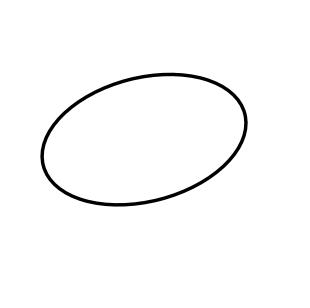
#> input picture datasets/closed_shapes_dataset/test/shape_test_0001.jpg, 310 x 308 px; its folder holds only this picture in this run
$ python -i environment.py   (imports and definitions only)
#> lines starting #> are read from the running program, lines starting #| are printed output that depends on the picture; after the words box and inside, x2 and y2 are one past the last pixel; in counts of white or black regions, pixels touching at a corner belong together
from __future__ import annotations

import cv2
import numpy as np
from typing import Optional, Tuple
from pathlib import Path


class BeadEnvironment:

    ARENA     = 10.0
    BEAD_R    = 0.15
    BOUNDARY  = ARENA - BEAD_R
    MAX_STEPS = 3500

    # Physics
    ACCEL     = 10.0
    MAX_SPEED = 7.0
    FRICTION  = 7.0
    BOUNCE    = 0.15
    DT        = 0.016

    # Coverage
    COV_RADIUS = 0.18
    STRICT_RADIUS = 0.10
    ACCEL_RADIUS = 4.3

    # Reward weights
    R_APPROACH    =  0.10
    R_WAYPOINT    =  0.40
    R_PRECISION   =  0.25   # Gaussian centering reward exp(-(e_lat/0.08)^2)
    R_TANGENT     =  0.15   # Forward velocity alignment with path tangent
    R_TRACK_ERR   = -0.05
    R_OFF_CURVE   = -0.10
    R_BACKTRACK   = -0.05
    R_BOUNDARY    = -0.50
    R_SMOOTH      = -0.005
    R_STEP        = -0.001
    R_COMPLETION  = 50.0
    R_PARTIAL80   = 15.0
    R_INCOMPLETE  = -5.0

    def __init__(self, image_path: Optional[str | list | tuple] = None, seed: int = 42):
        np.random.seed(seed)
        self.seed = seed

        self.pos_x = self.pos_y = 0.0
        self.vel_x = self.vel_y = 0.0
        self.step_count = 0

        self.path_points: np.ndarray = np.empty((0, 2), dtype=float)
        self.path_breaks: set[int]   = set()
        self.covered_points: set[int] = set()

        self.waypoint_idx = 0
        self.prev_dist    = 0.0
        self.prev_action  = np.zeros(2, np.float32)
        self.hit_boundary = False
        self.last_reward_components = self._empty_reward_components()
        self.strict_covered_points: set[int] = set()
        self.no_progress_steps = 0

        self.image_paths = []
        if image_path:
            self._init_image_paths(image_path)
            if self.image_paths:
                self.load_contours(str(np.random.choice(self.image_paths)))
            else:
                self._create_default_path()
        else:
            self._create_default_path()

    # [36 lines left out: functions _resolve_candidate, _init_image_paths, not called in this run]

    def _create_default_path(self):
        t = np.linspace(0, 2*np.pi, 120, endpoint=False)
        self.path_points = np.stack([4.0*np.cos(t), 4.0*np.sin(t)], 1).astype(float)
        self.path_breaks = set()

    def load_contours(self, image_path: str):
        p = Path(image_path)

        # Resolve directory input by selecting a random image file from within it
        if p.is_dir():
            valid_images = []
            for ext in ('*.jpg', '*.jpeg', '*.png', '*.JPG', '*.PNG'):
                valid_images.extend(list(p.glob(ext)))
            if not valid_images:
                print(f"Warning: No valid images found in {image_path}")
                self._create_default_path()
                return
            image_path = str(np.random.choice(valid_images))

        img = cv2.imread(image_path)
#> img is the input picture: shape (308, 310, 3); min 0, max 255, mean 250.1
        if img is None:
            print(f"Warning: cannot load {image_path}")
            self._create_default_path()
            return

        img  = self._resize_img(img)
        h, w = img.shape[:2]
        fg   = self._foreground_mask(img)
        ratio= cv2.countNonZero(fg) / max(1, fg.size)

        paths = self._extract_stroke_paths(fg) if ratio <= 0.20 else []
        if not paths:
            paths = self._extract_contour_paths(fg)
        if not paths:
            self._create_default_path(); return

        infos = [(self._path_length(self._to_arena(p,w,h)), self._to_arena(p,w,h))
                 for p in paths]
        infos = [(l,p) for l,p in infos if l >= 0.1]
        if not infos:
            self._create_default_path(); return

        infos.sort(key=lambda x: x[0], reverse=True)
        total_len = sum(l for l,_ in infos)
        resampled, self.path_breaks = [], set()
        for ln, pts in infos:
            n  = max(20, int(350*ln/total_len))
            rp = self._resample(pts, n)
            if resampled:
                self.path_breaks.add(sum(len(p) for p in resampled))
            resampled.append(rp)

        self.path_points = np.vstack(resampled).astype(float)

    @staticmethod
    def _resize_img(img, max_dim=1200):
#> called with max_dim = 1200
        h,w=img.shape[:2]; m=max(h,w)
#> after `h, w = img.shape[:2]`: h = 308; w = 310
#> after `m = max(h, w)`: m = 310
        if m<=max_dim: return img
        s=max_dim/m
        return cv2.resize(img,(max(1,round(w*s)),max(1,round(h*s))),interpolation=cv2.INTER_AREA)

    @staticmethod
    def _foreground_mask(img):
        gray=cv2.cvtColor(img,cv2.COLOR_BGR2GRAY)
        blurred=cv2.GaussianBlur(gray,(5,5),0)
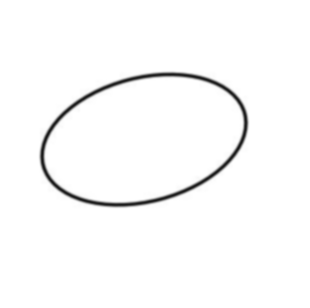
#> blurred: shape (308, 310); min 25, max 255, mean 250.1
        border=np.concatenate([blurred[0,:],blurred[-1,:],blurred[:,0],blurred[:,-1]])
#> border = 1236 values from 255 to 255
        mode=cv2.THRESH_BINARY_INV if np.median(border)>=127 else cv2.THRESH_BINARY
#> mode = 1
        _,fg=cv2.threshold(blurred,0,255,mode+cv2.THRESH_OTSU)
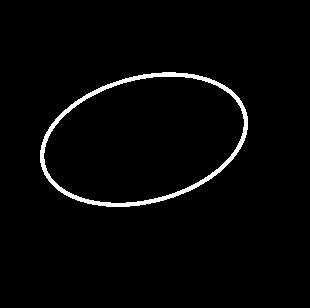
#> fg: shape (308, 310); 2.4% white; 1 white region, box (x1, y1, x2, y2) and area: (40, 72, 248, 207) 2295
#> in load_contours, `ratio= cv2.countNonZero(fg) / max(1, fg.size)`: ratio = 0.024
        return cv2.morphologyEx(fg,cv2.MORPH_CLOSE,np.ones((3,3),np.uint8))

    def _extract_stroke_paths(self, fg):
        skel=self._zhang_suen(fg)
        n,lbl,stats,_=cv2.connectedComponentsWithStats(skel,connectivity=8)
        paths=[]
        for cid in range(1,n):
            if stats[cid,cv2.CC_STAT_AREA]<10: continue
            mask=(lbl==cid).astype(np.uint8)
            op=self._order_skeleton(mask)
            if len(op)>=2: paths.append(op)
        return paths

    # [10 lines left out: function _extract_contour_paths, not called in this run]

    @staticmethod
    def _zhang_suen(fg,max_iter=200):
#> called with max_iter = 200
        img=(fg>0).astype(np.uint8); img[[0,-1],:]=0; img[:,[0,-1]]=0
        def T(a,b): return ((a==0)&(b==1)).astype(np.uint8)
        for _ in range(max_iter):
            changed=False
            for step in(0,1):
                p2=img[:-2,1:-1];p3=img[:-2,2:];p4=img[1:-1,2:];p5=img[2:,2:]
                p6=img[2:,1:-1];p7=img[2:,:-2];p8=img[1:-1,:-2];p9=img[:-2,:-2];p1=img[1:-1,1:-1]
                nc=p2+p3+p4+p5+p6+p7+p8+p9
                tc=T(p2,p3)+T(p3,p4)+T(p4,p5)+T(p5,p6)+T(p6,p7)+T(p7,p8)+T(p8,p9)+T(p9,p2)
                if step==0: rm=(p1==1)&(nc>=2)&(nc<=6)&(tc==1)&((p2*p4*p6)==0)&((p4*p6*p8)==0)
                else:       rm=(p1==1)&(nc>=2)&(nc<=6)&(tc==1)&((p2*p4*p8)==0)&((p2*p6*p8)==0)
                if np.any(rm): img[1:-1,1:-1][rm]=0; changed=True
            if not changed: break
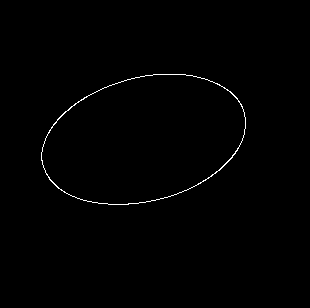
#> img: shape (308, 310); values 0 (black) and 1 (white), 0.59% white in thin lines or dots, all inside (x1, y1, x2, y2) = (41, 74, 246, 205)
#> p2: shape (306, 308); values 0 (black) and 1 (white), 0.6% white in thin lines or dots, all inside (x1, y1, x2, y2) = (40, 74, 245, 205)
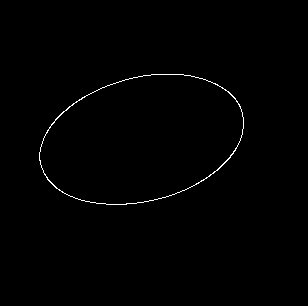
#> p3: shape (306, 308); values 0 (black) and 1 (white), 0.6% white in thin lines or dots, all inside (x1, y1, x2, y2) = (39, 74, 244, 205)
#> p4: shape (306, 308); values 0 (black) and 1 (white), 0.6% white in thin lines or dots, all inside (x1, y1, x2, y2) = (39, 73, 244, 204)
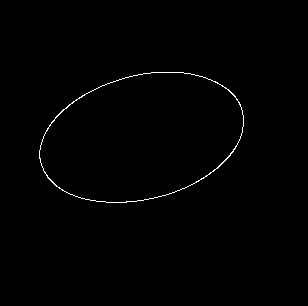
#> p5: shape (306, 308); values 0 (black) and 1 (white), 0.6% white in thin lines or dots, all inside (x1, y1, x2, y2) = (39, 72, 244, 203)
#> p6: shape (306, 308); values 0 (black) and 1 (white), 0.6% white in thin lines or dots, all inside (x1, y1, x2, y2) = (40, 72, 245, 203)
#> p7: shape (306, 308); values 0 (black) and 1 (white), 0.6% white in thin lines or dots, all inside (x1, y1, x2, y2) = (41, 72, 246, 203)
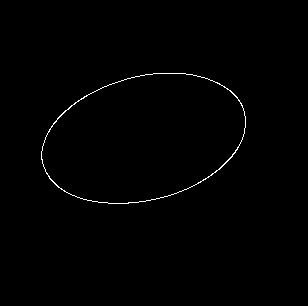
#> p8: shape (306, 308); values 0 (black) and 1 (white), 0.6% white in thin lines or dots, all inside (x1, y1, x2, y2) = (41, 73, 246, 204)
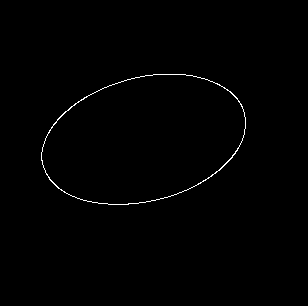
#> p9: shape (306, 308); values 0 (black) and 1 (white), 0.6% white in thin lines or dots, all inside (x1, y1, x2, y2) = (41, 74, 246, 205)
#> in _extract_stroke_paths, `n,lbl,stats,_=cv2.connectedComponentsWithStats(skel,connectivity=8)`: n = 2; stats = [[0, 0, 310, 308, 94916], [41, 74, 205, 131, 564]]
#> the loop in _extract_stroke_paths, `for cid in range(1,n):` made 1 pass
        return img

    @staticmethod
    def _order_skeleton(mask):
        pixels=[tuple(map(int,p)) for p in np.argwhere(mask>0)]
        if len(pixels)<=1: return np.empty((0,2),float)
        pset=set(pixels)
        off=[(-1,-1),(-1,0),(-1,1),(0,-1),(0,1),(1,-1),(1,0),(1,1)]
        def nbrs(p): y,x=p; return [n for n in[(y+dy,x+dx) for dy,dx in off] if n in pset]
        degs={p:len(nbrs(p)) for p in pixels}
        eps=[p for p,d in degs.items() if d==1]
        start=min(eps or pixels,key=lambda p:(p[1],p[0]))
        path,vis,prev,cur=[start],{start},None,start
        for _ in range(len(pixels)+2):
            cands=[n for n in nbrs(cur) if n!=prev]
            unvis=[n for n in cands if n not in vis]
            if not unvis:
                if not eps and start in cands and len(path)>2: path.append(start)
                break
            def sc(n,prev=prev,cur=cur):
                if prev is None: return(n[1],n[0])
                dy0,dx0=cur[0]-prev[0],cur[1]-prev[1]; dy1,dx1=n[0]-cur[0],n[1]-cur[1]
                n0=max(1e-6,(dy0**2+dx0**2)**.5); n1=max(1e-6,(dy1**2+dx1**2)**.5)
                return(-(dy0*dy1+dx0*dx1)/(n0*n1),n1)
            nxt=min(unvis,key=sc); prev,cur=cur,nxt; path.append(cur); vis.add(cur)
        return np.array([[x,y] for y,x in path],float)

    def _to_arena(self,pts,w,h):
        s=(2*self.BOUNDARY)/max(1,w-1,h-1)
        out=np.empty_like(pts,float)
        out[:,0]=(pts[:,0]-(w-1)/2)*s; out[:,1]=((h-1)/2-pts[:,1])*s
        return out

    @staticmethod
    def _path_length(pts):
        if len(pts)<=1: return 0.0
        return float(np.sum(np.linalg.norm(np.diff(pts,axis=0),axis=1)))

    @staticmethod
    def _resample(pts, n):
        if len(pts)<=1: return pts
        d=np.sqrt(np.sum(np.diff(pts,axis=0)**2,axis=1))
        cum=np.concatenate([[0],np.cumsum(d)]); tot=cum[-1]
        if tot==0: return pts
        ts=np.linspace(0,tot,n)
        idx=np.clip(np.searchsorted(cum,ts)-1,0,len(pts)-2)
        seg=np.where(cum[idx+1]-cum[idx]>0,(ts-cum[idx])/(cum[idx+1]-cum[idx]+1e-12),0)
        return pts[idx]+seg[:,None]*(pts[idx+1]-pts[idx])

    # [246 lines left out: functions reset, step, _observe, _dist_to_waypoint, _local_path_info, _reward and 1 more, not called in this run]

    def get_coverage(self): return self.waypoint_idx / max(1, len(self.path_points) - 1)

    @staticmethod
    def _empty_reward_components():
        return {k:0.0 for k in
                ["approach","waypoint","precision","tangent","tracking_error",
                 "off_curve","backtrack","boundary","smooth","step_cost",
                 "completion","partial80","incomplete","total"]}

    # [20 lines left out: functions _get_episode_reward, _find_closest_path_point, calculate_trace_reward, not called in this run]

>>> result = BeadEnvironment().load_contours('../datasets/closed_shapes_dataset/test/shape_test_0001.jpg')
#> the loop in load_contours, `for ln, pts in infos:` made 1 pass
#> ln on pass 1: 35.53

$ run again, on datasets/closed_shapes_dataset/test/shape_test_0009.jpg
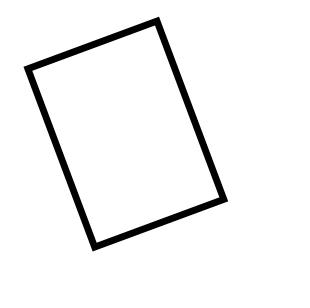
#> input picture datasets/closed_shapes_dataset/test/shape_test_0009.jpg, 310 x 308 px
#> in load_contours, img is the input picture: shape (308, 310, 3); min 0, max 255, mean 243
#> border = 1236 values from 255 to 255
#> mode = 1
#> in _foreground_mask, `_,fg=cv2.threshold(blurred,0,255,mode+cv2.THRESH_OTSU)`:
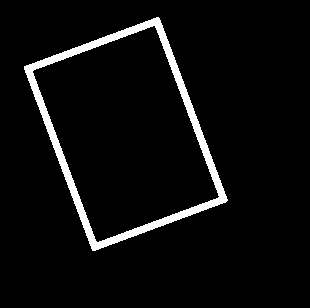
#> fg: shape (308, 310); 5% white; 1 white region, box (x1, y1, x2, y2) and area: (24, 17, 228, 251) 4759
#> ratio = 0.0499
#> after the loop in _zhang_suen, `for _ in range(max_iter):`:
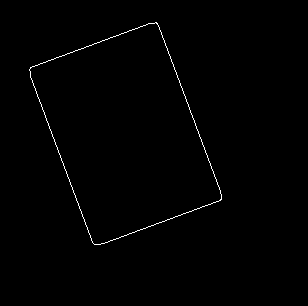
#> p9: shape (306, 308); values 0 (black) and 1 (white), 0.65% white in thin lines or dots, all inside (x1, y1, x2, y2) = (29, 22, 222, 245)
#> n = 2; stats = [[0, 0, 310, 308, 94871], [29, 22, 193, 223, 609]]
#> the loop in _extract_stroke_paths, `for cid in range(1,n):` made 1 pass
#> the loop in load_contours, `for ln, pts in infos:` made 1 pass
#> ln on pass 1: 44.4

$ run again, on datasets/closed_shapes_dataset/test/shape_test_0010.jpg
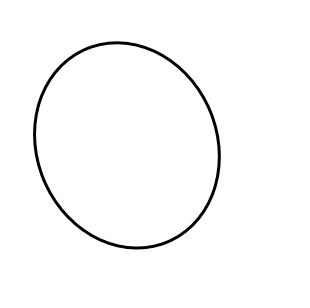
#> input picture datasets/closed_shapes_dataset/test/shape_test_0010.jpg, 310 x 308 px
#> in load_contours, img is the input picture: shape (308, 310, 3); min 0, max 255, mean 250
#> border = 1236 values from 255 to 255
#> mode = 1
#> in _foreground_mask, `_,fg=cv2.threshold(blurred,0,255,mode+cv2.THRESH_OTSU)`:
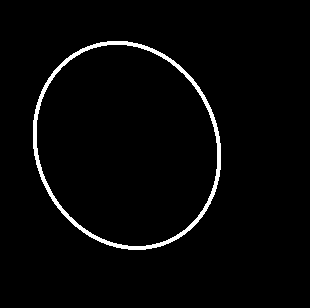
#> fg: shape (308, 310); 2.6% white; 1 white region, box (x1, y1, x2, y2) and area: (33, 41, 221, 250) 2462
#> ratio = 0.0258
#> after the loop in _zhang_suen, `for _ in range(max_iter):`:
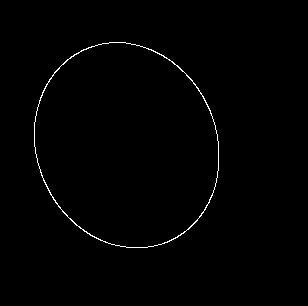
#> p9: shape (306, 308); values 0 (black) and 1 (white), 0.74% white in thin lines or dots, all inside (x1, y1, x2, y2) = (34, 42, 219, 248)
#> n = 2; stats = [[0, 0, 310, 308, 94779], [34, 42, 185, 206, 701]]
#> the loop in _extract_stroke_paths, `for cid in range(1,n):` made 1 pass
#> the loop in load_contours, `for ln, pts in infos:` made 1 pass
#> ln on pass 1: 41.12

$ run again, on datasets/closed_shapes_dataset/test/shape_test_0013.jpg
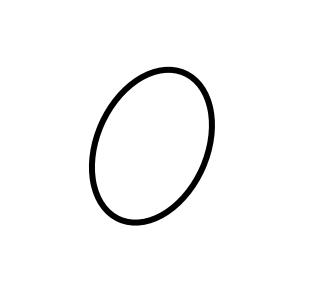
#> input picture datasets/closed_shapes_dataset/test/shape_test_0013.jpg, 310 x 308 px
#> in load_contours, img is the input picture: shape (308, 310, 3); min 0, max 255, mean 248.1
#> border = 1236 values from 255 to 255
#> mode = 1
#> fg: shape (308, 310); 2.9% white; 1 white region, box (x1, y1, x2, y2) and area: (89, 67, 215, 226) 2771
#> ratio = 0.029
#> after the loop in _zhang_suen, `for _ in range(max_iter):`:
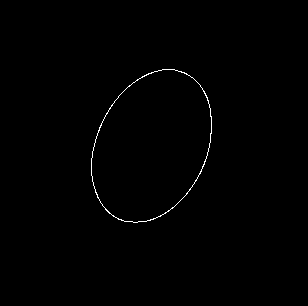
#> p9: shape (306, 308); values 0 (black) and 1 (white), 0.46% white in thin lines or dots, all inside (x1, y1, x2, y2) = (91, 69, 212, 223)
#> n = 2; stats = [[0, 0, 310, 308, 95048], [91, 69, 121, 154, 432]]
#> the loop in _extract_stroke_paths, `for cid in range(1,n):` made 1 pass
#> the loop in load_contours, `for ln, pts in infos:` made 1 pass
#> ln on pass 1: 28.76
